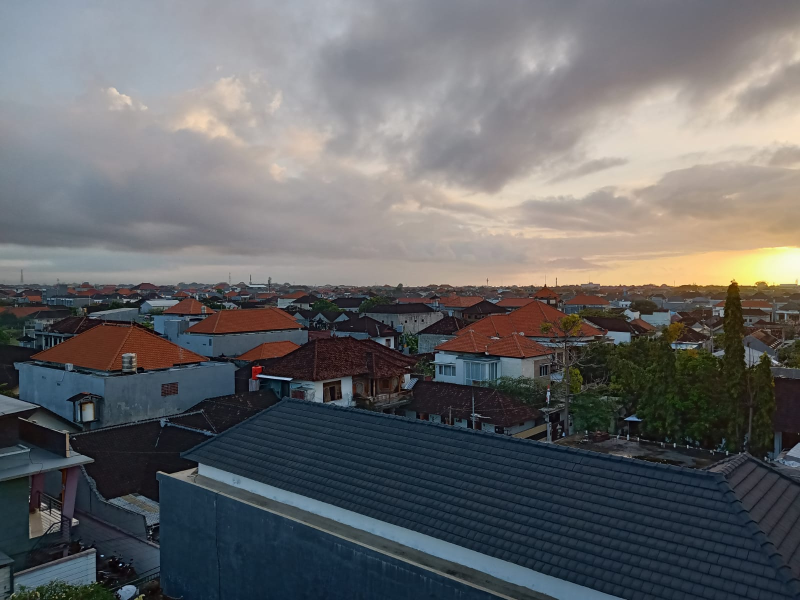
#> input picture photo1.jpeg, 1600 x 1200 px (shown at 1/2 size)
$ python -i calc_image.py   (imports and definitions only)
#> lines starting #> are read from the running program, lines starting #| are printed output that depends on the picture
import cv2
import numpy as np

def extract_features(filename):
#> called with filename = '../photo1.jpeg'
    image = cv2.imread(filename)
#> image is the input picture: shape (1200, 1600, 3); mean B, G, R 105.2, 103.7, 103

    #resize
    dimension = (150, 150)
    resized = cv2.resize(image, dimension, interpolation = cv2.INTER_AREA)
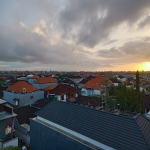
#> resized: shape (150, 150, 3); mean B, G, R 105.2, 103.7, 103

    #convert to HSV
    image2 = cv2.cvtColor(resized, cv2.COLOR_BGR2HSV)
#> image2: shape (150, 150, 3); mean H, S, V 81.2, 64.4, 115.1
    h,s,v = cv2.split(image2)
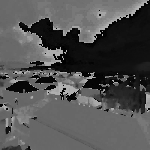
#> h: shape (150, 150); min 0, max 179, mean 81.2
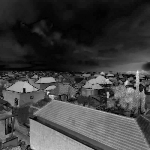
#> s: shape (150, 150); min 0, max 242, mean 64.4
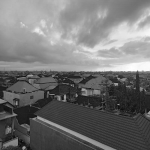
#> v: shape (150, 150); min 9, max 254, mean 115.1

    #means
    hmean = np.mean(h)
#> hmean = 81.23
    smean = np.mean(s)
#> smean = 64.4
    vmean = np.mean(v)
#> vmean = 115.1

    #standard deviation
    hstd = np.std(h)
#> hstd = 50.11
    sstd = np.std(s)
#> sstd = 51.67
    vstd = np.std(v)
#> vstd = 59.96

    features = [hmean,smean,vmean,hstd,sstd,vstd]
#> features = [81.23, 64.4, 115.1, 50.11, 51.67, 59.96]
    return features

>>> result = extract_features('../photo1.jpeg')
#> result = [81.23, 64.4, 115.1, 50.11, 51.67, 59.96]

$ run again, on photo2.jpeg
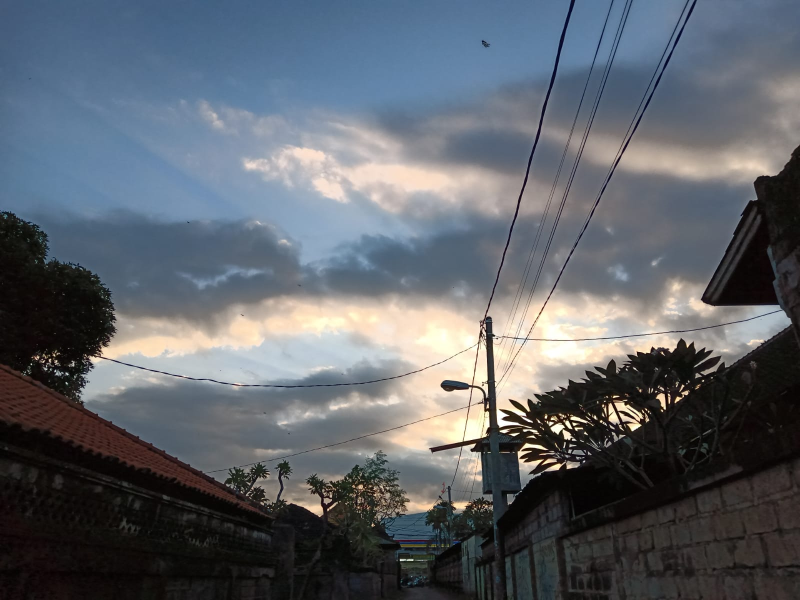
#> input picture photo2.jpeg, 1600 x 1200 px (shown at 1/2 size)
#> in extract_features, image is the input picture: shape (1200, 1600, 3); mean B, G, R 106.5, 99.6, 94.5
#> image2: shape (150, 150, 3); mean H, S, V 68.1, 60.6, 113.2
#> in extract_features, `h,s,v = cv2.split(image2)`:
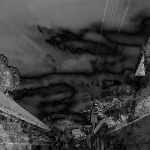
#> s: shape (150, 150); min 0, max 209, mean 60.6
#> in extract_features, `h,s,v = cv2.split(image2)`:
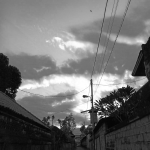
#> v: shape (150, 150); min 4, max 255, mean 113.2
#> hmean = 68.14
#> smean = 60.61
#> vmean = 113.2
#> hstd = 49.56
#> sstd = 36.65
#> vstd = 67.46
#> features = [68.14, 60.61, 113.2, 49.56, 36.65, 67.46]

$ run again, on photo3.jpeg
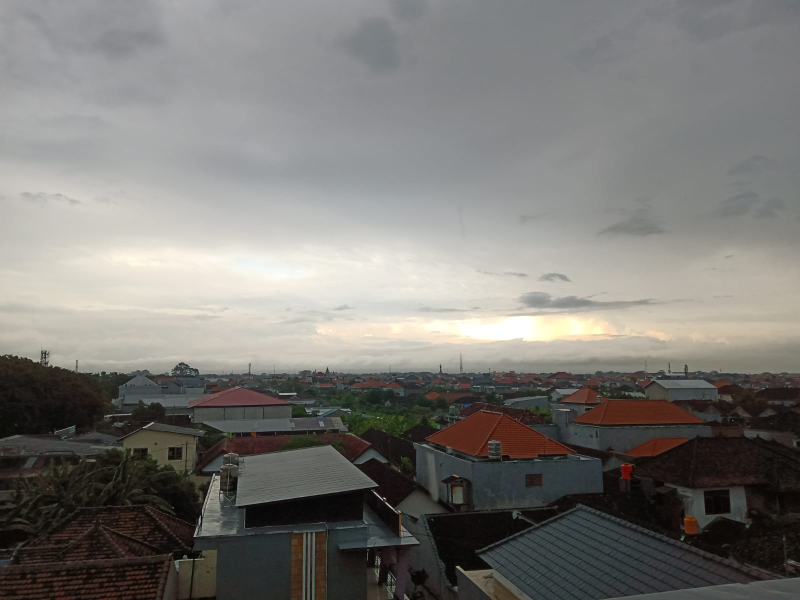
#> input picture photo3.jpeg, 1600 x 1200 px (shown at 1/2 size)
#> in extract_features, image is the input picture: shape (1200, 1600, 3); mean B, G, R 117.4, 120.9, 122.6
#> image2: shape (150, 150, 3); mean H, S, V 56.7, 30, 124.9
#> in extract_features, `h,s,v = cv2.split(image2)`:
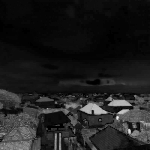
#> s: shape (150, 150); min 0, max 241, mean 30
#> in extract_features, `h,s,v = cv2.split(image2)`:
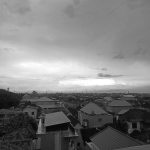
#> v: shape (150, 150); min 7, max 255, mean 124.9
#> hmean = 56.67
#> smean = 30.02
#> vmean = 124.9
#> hstd = 42.81
#> sstd = 35.34
#> vstd = 66.13
#> features = [56.67, 30.02, 124.9, 42.81, 35.34, 66.13]

$ run again, on photo4.jpeg
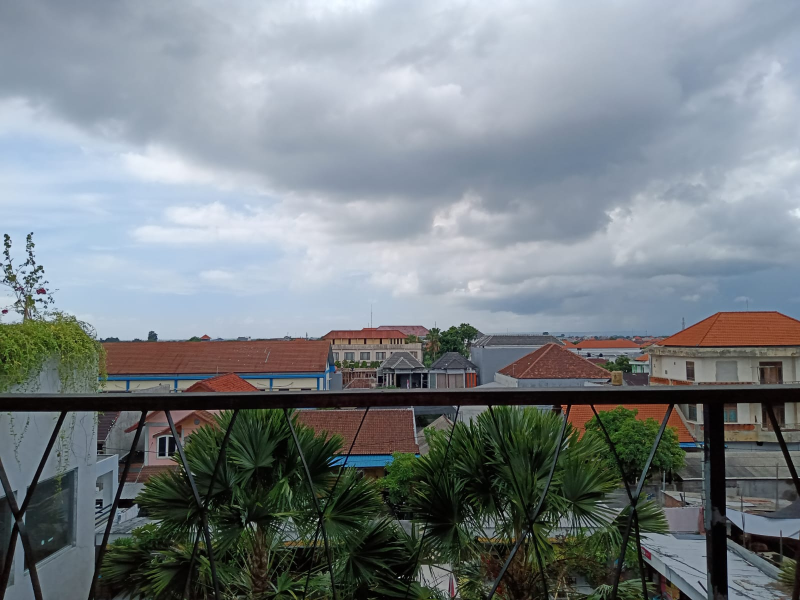
#> input picture photo4.jpeg, 1600 x 1200 px (shown at 1/2 size)
#> in extract_features, image is the input picture: shape (1200, 1600, 3); mean B, G, R 134.2, 129.8, 121.8
#> image2: shape (150, 150, 3); mean H, S, V 85.9, 56.5, 141.5
#> in extract_features, `h,s,v = cv2.split(image2)`:
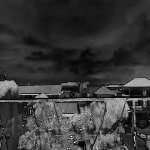
#> s: shape (150, 150); min 0, max 255, mean 56.5
#> in extract_features, `h,s,v = cv2.split(image2)`:
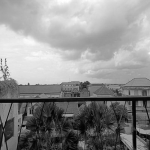
#> v: shape (150, 150); min 2, max 255, mean 141.5
#> hmean = 85.85
#> smean = 56.53
#> vmean = 141.5
#> hstd = 36.63
#> sstd = 38.84
#> vstd = 70.44
#> features = [85.85, 56.53, 141.5, 36.63, 38.84, 70.44]
